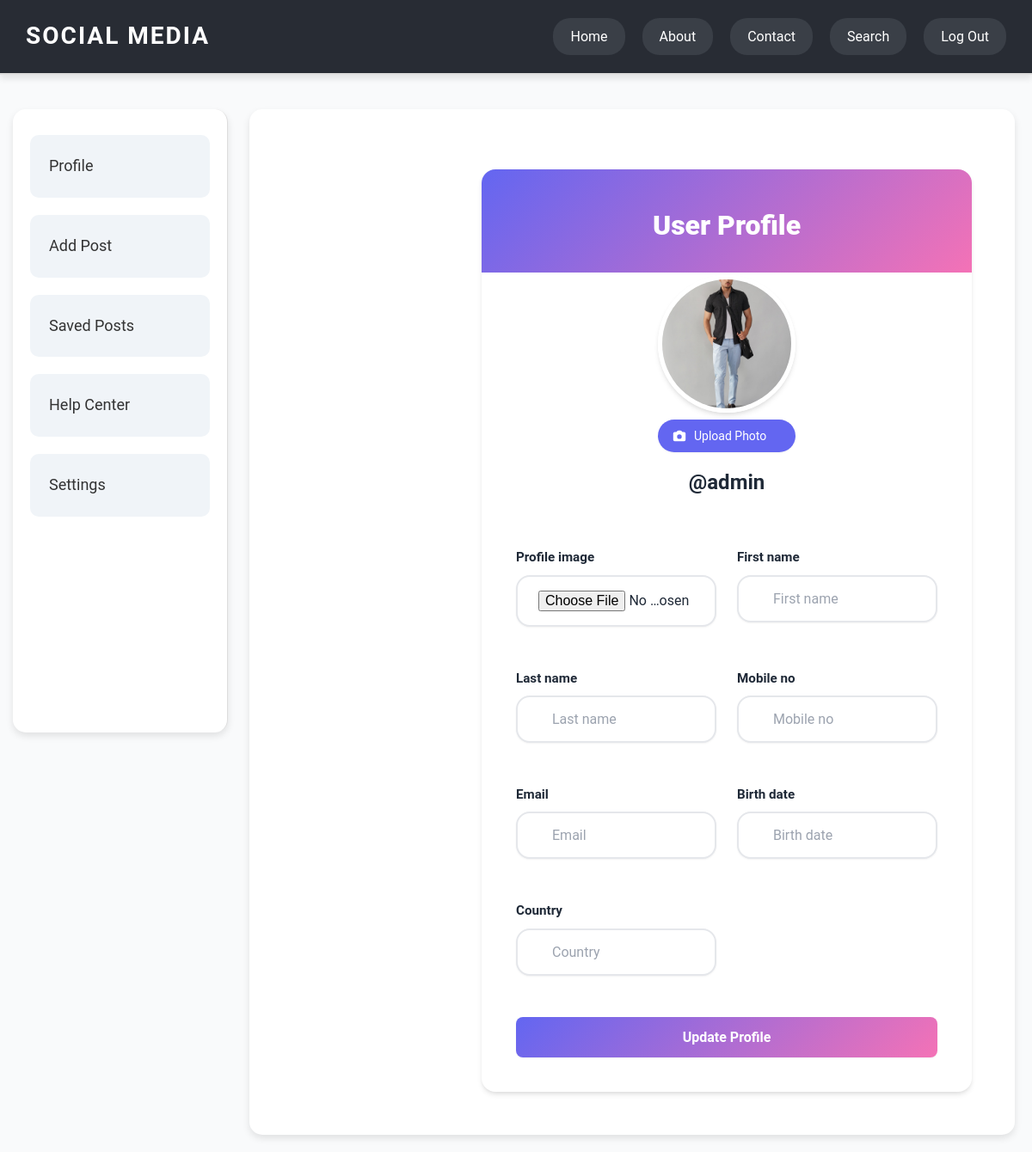
Screenshot of /accounts/profile/ (signed in) with the database file from the repository.
### accounts/models.py (models this page shows, shortened)
class UserProfile(AbstractUser):
    bio = models.TextField(blank=True)
    profile_image = models.ImageField(upload_to='profile_pics/', blank=True, null=True)
    first_name = models.CharField(max_length=30, blank=True)
    last_name = models.CharField(max_length=30, blank=True)
    mobile_no = models.CharField(max_length=15, blank=True)
    email = models.EmailField(unique=True, blank=True, null=True)
    birth_date = models.DateField(null=True, blank=True)
    country = models.CharField(max_length=50, blank=True)

### accounts/views.py (the view, shortened to what this page needs)
# urls.py: path('profile/', profile, name='profile'),
@login_required
def profile(request):
    if request.method == 'POST':
        form = UserProfileForm(request.POST, request.FILES, instance=request.user)
        if form.is_valid():
            form.save()
            return redirect('profile')
    else:
        form = UserProfileForm(instance=request.user)
    return render(request, 'accounts/profile.html', {'form': form})

### accounts/forms.py
class UserProfileForm(forms.ModelForm):
    class Meta:
        model = UserProfile
        fields = ['profile_image', 'first_name', 'last_name', 'mobile_no', 'email', 'birth_date', 'country']

### accounts/templates/accounts/profile.html (shortened to what this page needs)
{% extends 'base.html' %}
{% load static %}
{% block content %}
<main class="container">
    <div class="profile-container">
        <h1 class="profile-title">User Profile</h1>
        <div class="profile-sidebar">
            <div class="profile-image-container">
                <div class="profile-image-wrapper">
                    {% if user.profile_image %}
                    <img src="{{ user.profile_image.url }}" alt="Profile Image"
                        class="profile-image" id="profile-image">
                    {% else %}
                    <div class="profile-image-placeholder"
                        id="profile-image">{{ user.username|first|upper }}</div>
                    {% endif %}
                </div>
                <label for="id_profile_image" class="image-upload-label">
                    Upload Photo
                </label>
                <h2 class="profile-username">@{{ user.username }}</h2>
            </div>
        </div>
        <div class="profile-content">
            <form method="post" enctype="multipart/form-data"
                class="profile-form">
                <div class="form-grid">
                    {% for field in form %}
                    <div class="form-group">
                        <label for="{{ field.id_for_label }}"
                            class="form-label">{{ field.label }}</label>
                        <input type="{{ field.field.widget.input_type }}"
                            id="{{ field.id_for_label }}"
                            name="{{ field.name }}" class="form-control"
                            placeholder="{{ field.label }}" />
                    </div>
                    {% endfor %}
                </div>
                <button type="submit" class="btn-primary">
                    <span>Update Profile</span>
                </button>
            </form>
        </div>
    </div>
</main>
{% endblock %}

### posts/static/styles.css (style rules this page uses)
body { font-family: Arial, sans-serif; margin: 0; padding: 0; }
main { margin-left: 220px; padding: 20px; }
.profile-image { flex: 1; text-align: center; }

### rows the page displays
UserProfile: profile_image (picture), username "admin"

### other values shown
{{ field.label }} "Profile image" "First name" "Last name" "Mobile no" "Email" "Birth date" "Country"
